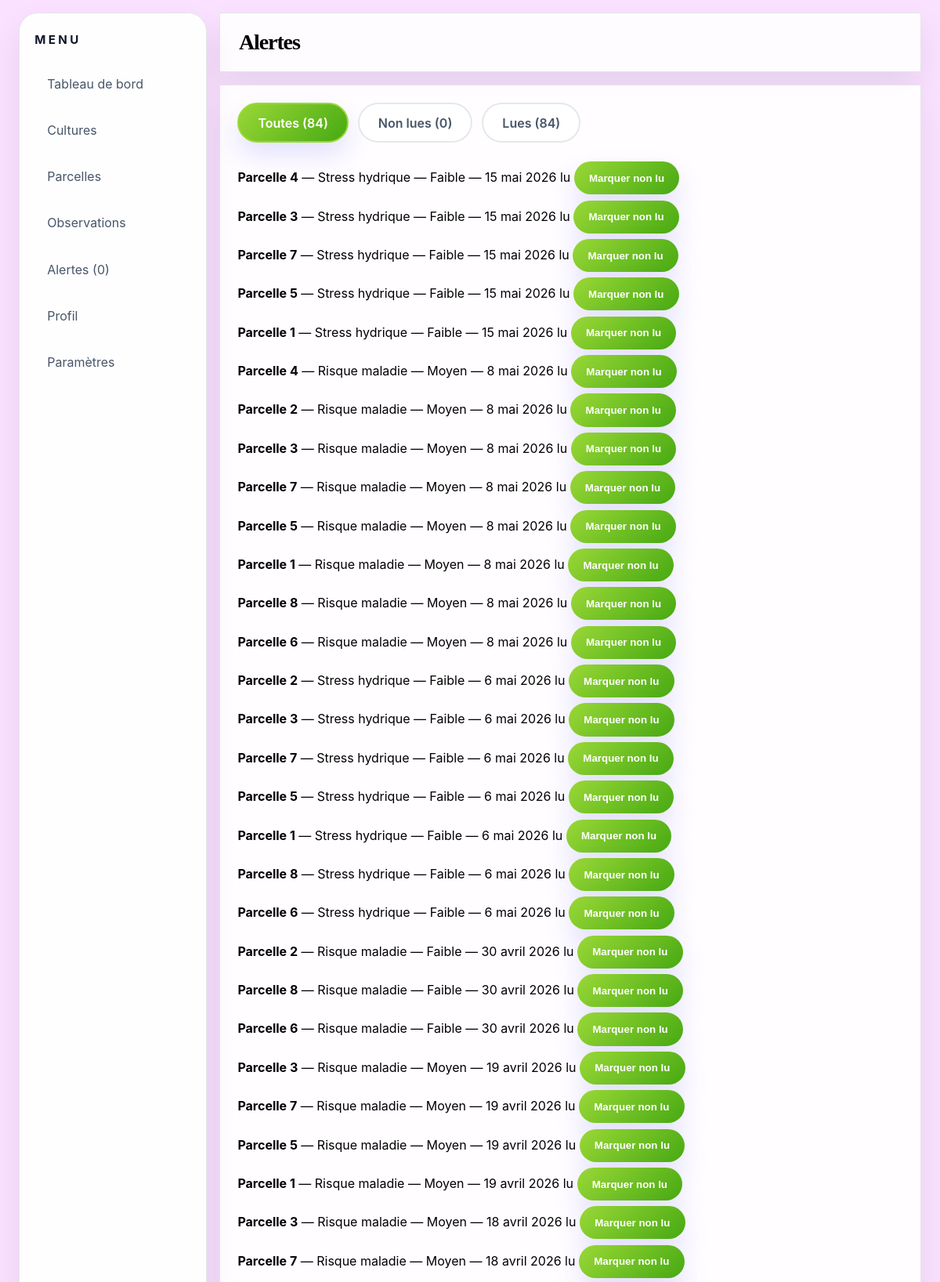
The app's page /alertes/?status=all (upper part) with its own data.
### agricole/models.py (models this page shows, shortened)
class Alerte(models.Model):
    NIVEAUX = [
        (1, 'Faible'),
        (2, 'Moyen'),
        (3, 'Élevé'),
    ]
    date = models.DateField()
    type = models.CharField(max_length=255)
    niveau = models.IntegerField(choices=NIVEAUX)
    parcelle = models.ForeignKey(Parcelle, on_delete=models.CASCADE, related_name='alertes')
    est_lue = models.BooleanField(default=False)
    class Meta:
        ordering = ['-date']

class Parcelle(models.Model):
    nom = models.CharField(max_length=255)
    localisation = models.CharField(max_length=255)
    surface_ha = models.FloatField()
    created_at = models.DateTimeField(auto_now_add=True)
    updated_at = models.DateTimeField(auto_now=True)
    class Meta:
        ordering = ['nom']

### agricole/views.py (the view)
# urls.py: path('alertes/', views.alertes, name='alertes'),
def alertes(request):
  status = request.GET.get('status', 'nonvu')  # 'all', 'nonvu', 'vu'
  alertes = Alerte.objects.select_related('parcelle').order_by('-date')
  if status == 'nonvu':
    alertes = alertes.filter(est_lue=False)
  elif status == 'vu':
    alertes = alertes.filter(est_lue=True)
  total = Alerte.objects.count()
  unseen = Alerte.objects.filter(est_lue=False).count()
  seen = total - unseen
  template = loader.get_template('alertes.html')
  context = {
    'nbralerte': get_alertes_count(),
    'alertes': alertes,
    'status': status,
    'total_alerte': total,
    'unseen_alerte': unseen,
    'seen_alerte': seen,
  }
  return HttpResponse(template.render(context, request))

### agricole/views.py (called while the page is built)
def get_alertes_count():
  return Alerte.objects.filter(est_lue=False).count()

### agricole/templates/alertes.html (shortened to what this page needs)
{% load static %}
<!DOCTYPE html>
<html lang="fr">
<head>
  <link rel="stylesheet" href="{% static 'style.css' %}">
</head>
<body>
  <div class="container">
    <aside class="sidebar">
      <h2>Menu</h2>
      <ul>
        <li><a href="{% url 'home' %}">Tableau de bord</a></li>
        <li><a href="{% url 'cultures' %}">Cultures</a></li>
        <li><a href="{% url 'parcels' %}">Parcelles</a></li>
        <li><a href="{% url 'observations' %}">Observations</a></li>
        <li><a href="{% url 'alertes' %}">Alertes ({{ nbralerte }})</a></li>
        <li><a href="{% url 'profile' %}">Profil</a></li>
        <li><a href="{% url 'settings' %}">Paramètres</a></li>
      </ul>
    </aside>
    <main class="main-content">
      <header class="header">
        <h1>Alertes</h1>
      </header>
      <section class="alerts-list">
        <div class="filters">
          <a href="{% url 'alertes' %}?status=all" class="filter-btn {% if status == 'all' %}active{% endif %}">Toutes ({{ total_alerte }})</a>
          <a href="{% url 'alertes' %}?status=nonvu" class="filter-btn {% if status == 'nonvu' %}active{% endif %}">Non lues ({{ unseen_alerte }})</a>
          <a href="{% url 'alertes' %}?status=vu" class="filter-btn {% if status == 'vu' %}active{% endif %}">Lues ({{ seen_alerte }})</a>
        </div>
        <ul>
          {% for a in alertes %}
            <li>
              <strong>{{ a.parcelle.nom }}</strong> — {{ a.type }} — {{ a.get_niveau_display }} — {{ a.date|date:"j F Y" }}
              {% if a.est_lue %}<span class="badge read">lu</span>{% else %}<span class="badge unread">non lu</span>{% endif %}
              <form method="post" action="{% url 'toggle_alerte' a.id %}" style="display:inline;">
                <button type="submit">{% if a.est_lue %}Marquer non lu{% else %}Marquer lu{% endif %}</button>
              </form>
            </li>
          {% empty %}
            <li>Aucune alerte</li>
          {% endfor %}
        </ul>
      </section>
    </main>
  </div>
</body>
</html>

### agricole/static/style.css (style rules this page uses)
:root { --bg: #eef5ff; --bg-soft: rgba(255, 255, 255, 0.88); --panel: rgba(255, 255, 255, 0.78); --border: rgba(15, 23, 42, 0.1); --text: #111827; --text-muted: #475569; --accent: #9ad837; --accent-hover: #47a912; --accent-soft: rgba(99, 102, 241, 0.14); --shadow: 0 18px 40px rgba(15, 23, 42, 0.08); }
* { box-sizing: border-box; }
body { margin: 0; padding: 0; min-height: 100vh; font-family: Inter, ui-sans-serif, system-ui, -apple-system, BlinkMacSystemFont, 'Segoe UI', sans-serif; background: rgb(250, 225, 255) }
.container { display: flex; gap: 1rem; min-height: 100vh; padding: 1rem 1.5rem; }
.sidebar { width: 240px; background: rgb(255, 254, 254); border: 1px solid var(--border); border-radius: 24px; padding: 1.5rem 1.2rem; color: var(--text); backdrop-filter: blur(18px); box-shadow: var(--shadow); }
.sidebar h2 { margin-top: 0; margin-bottom: 1.5rem; font-size: 0.95rem; letter-spacing: 0.22em; text-transform: uppercase; color: #0f172a; }
.sidebar ul { list-style: none; padding: 0; margin: 0; }
.sidebar li { margin-bottom: 0.85rem; }
.sidebar a { display: flex; align-items: center; padding: 0.8rem 1rem; border-radius: 2px; color: var(--text-muted); text-decoration: none; transition: all 220ms ease; }
.main-content { flex: 1; display: flex; flex-direction: column; }
.header { background: var(--bg-soft); border: 1px solid var(--border); border-radius: 2px; padding: 1.3rem 1.5rem; display: flex; justify-content: space-between; align-items: center; box-shadow: var(--shadow); }
.header h1 { margin: 0; font-size: clamp(1.75rem, 2vw, 2.4rem); letter-spacing: -0.04em; font-family: "Bodoni Moda", serif; }
.add-btn, .edit-btn, button, .sidebar button { min-width: 130px; border: none; border-radius: 999px; color: #ffffff; background: linear-gradient(135deg, var(--accent), var(--accent-hover)); padding: 0.85rem 1.2rem; cursor: pointer; transition: transform 200ms ease, box-shadow 200ms ease; box-shadow: 0 16px 32px rgba(99, 102, 241, 0.18); }
.tile, .chart, .risks, .parcels-list, .parcel-info, .indicators, .history, .new-observation, .alerts-list, .rules, .content-section, .data-table, .edit-form { background: rgba(255, 255, 255, 0.92); border: 1px solid var(--border); border-radius: 2px; padding: 1.4rem; margin-top: 1rem; box-shadow: var(--shadow); }
form { display: grid; grid-template-columns: 1fr; gap: 1rem; }
button { cursor: pointer; font-weight: 600; }
ul { list-style: none; padding: 0; margin: 0; }
li { margin: 0.45rem 0; }
.filters { display: flex; gap: 0.75rem; margin-bottom: 1.5rem; flex-wrap: wrap; }
.filter-btn { display: inline-block; padding: 0.85rem 1.5rem; border-radius: 999px; border: 2px solid var(--border); background: var(--bg-soft); color: var(--text-muted); text-decoration: none; font-weight: 600; transition: all 200ms ease; cursor: pointer; }
.filter-btn.active { background: linear-gradient(135deg, var(--accent), var(--accent-hover)); color: #ffffff; border-color: var(--accent); box-shadow: 0 16px 32px rgba(99, 102, 241, 0.18); }

### records on screen
Alerte: parcelle.nom "Parcelle 4", type "Stress hydrique", niveau "Faible", date "15 mai 2026", est_lue "lu"
Alerte: parcelle.nom "Parcelle 3", type "Stress hydrique", niveau "Faible", date "15 mai 2026", est_lue "lu"
Alerte: parcelle.nom "Parcelle 7", type "Stress hydrique", niveau "Faible", date "15 mai 2026", est_lue "lu"
Alerte: parcelle.nom "Parcelle 5", type "Stress hydrique", niveau "Faible", date "15 mai 2026", est_lue "lu"
Alerte: parcelle.nom "Parcelle 1", type "Stress hydrique", niveau "Faible", date "15 mai 2026", est_lue "lu"
Alerte: parcelle.nom "Parcelle 4", type "Risque maladie", niveau "Moyen", date "8 mai 2026", est_lue "lu"
Alerte: parcelle.nom "Parcelle 2", type "Risque maladie", niveau "Moyen", date "8 mai 2026", est_lue "lu"
Alerte: parcelle.nom "Parcelle 3", type "Risque maladie", niveau "Moyen", date "8 mai 2026", est_lue "lu"
Alerte: parcelle.nom "Parcelle 7", type "Risque maladie", niveau "Moyen", date "8 mai 2026", est_lue "lu"
Alerte: parcelle.nom "Parcelle 5", type "Risque maladie", niveau "Moyen", date "8 mai 2026", est_lue "lu"
Alerte: parcelle.nom "Parcelle 1", type "Risque maladie", niveau "Moyen", date "8 mai 2026", est_lue "lu"
Alerte: parcelle.nom "Parcelle 8", type "Risque maladie", niveau "Moyen", date "8 mai 2026", est_lue "lu"
Alerte: parcelle.nom "Parcelle 6", type "Risque maladie", niveau "Moyen", date "8 mai 2026", est_lue "lu"
Alerte: parcelle.nom "Parcelle 2", type "Stress hydrique", niveau "Faible", date "6 mai 2026", est_lue "lu"
Alerte: parcelle.nom "Parcelle 3", type "Stress hydrique", niveau "Faible", date "6 mai 2026", est_lue "lu"
Alerte: parcelle.nom "Parcelle 7", type "Stress hydrique", niveau "Faible", date "6 mai 2026", est_lue "lu"
Alerte: parcelle.nom "Parcelle 5", type "Stress hydrique", niveau "Faible", date "6 mai 2026", est_lue "lu"
Alerte: parcelle.nom "Parcelle 1", type "Stress hydrique", niveau "Faible", date "6 mai 2026", est_lue "lu"
Alerte: parcelle.nom "Parcelle 8", type "Stress hydrique", niveau "Faible", date "6 mai 2026", est_lue "lu"
Alerte: parcelle.nom "Parcelle 6", type "Stress hydrique", niveau "Faible", date "6 mai 2026", est_lue "lu"
Alerte: parcelle.nom "Parcelle 2", type "Risque maladie", niveau "Faible", date "30 avril 2026", est_lue "lu"
Alerte: parcelle.nom "Parcelle 8", type "Risque maladie", niveau "Faible", date "30 avril 2026", est_lue "lu"
Alerte: parcelle.nom "Parcelle 6", type "Risque maladie", niveau "Faible", date "30 avril 2026", est_lue "lu"
Alerte: parcelle.nom "Parcelle 3", type "Risque maladie", niveau "Moyen", date "19 avril 2026", est_lue "lu"
Alerte: parcelle.nom "Parcelle 7", type "Risque maladie", niveau "Moyen", date "19 avril 2026", est_lue "lu"
Alerte: parcelle.nom "Parcelle 5", type "Risque maladie", niveau "Moyen", date "19 avril 2026", est_lue "lu"
Alerte: parcelle.nom "Parcelle 1", type "Risque maladie", niveau "Moyen", date "19 avril 2026", est_lue "lu"
Alerte: parcelle.nom "Parcelle 3", type "Risque maladie", niveau "Moyen", date "18 avril 2026", est_lue "lu"
Alerte: parcelle.nom "Parcelle 7", type "Risque maladie", niveau "Moyen", date "18 avril 2026", est_lue "lu"

### other values on screen
{{ nbralerte }} "0"
{{ total_alerte }} "84"
{{ unseen_alerte }} "0"
{{ seen_alerte }} "84"
